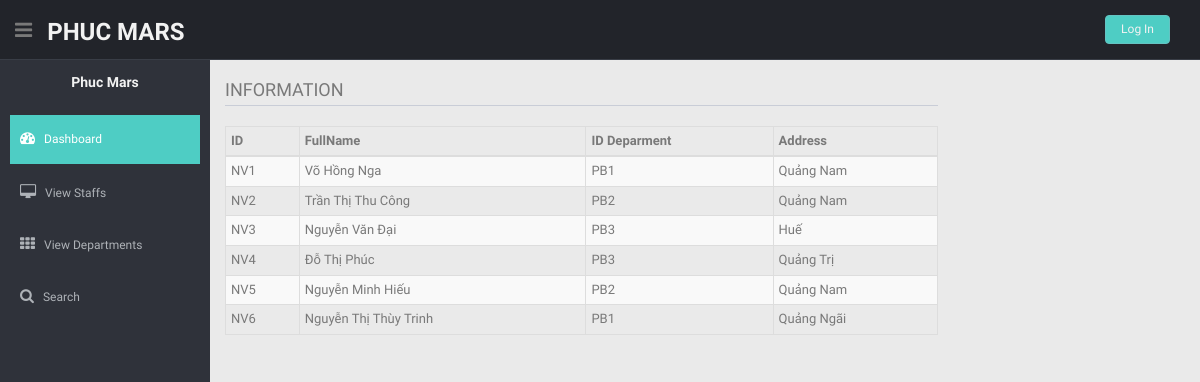
The page / on the database its author committed.
### tables this page shows
CREATE TABLE `nhanvien` (
  `IDNV` varchar(30) NOT NULL,
  `hoten` text NOT NULL,
  `IDPB` varchar(30) NOT NULL,
  `diachi` text NOT NULL
);

### index.php (the view, shortened to what this page needs)
<?php include "./includes/header.php"; ?>
<?php include "./includes/navigation.php"; ?>
<section id="main-content">
    <section class="wrapper">
        <div class="row">
            <div class="col-lg-9 main-chart">
                <div class="border-head">
                    <h3>INFORMATION</h3>
                </div>
                <table class="table table-bordered table-striped table-condensed">
                    <thead>
                        <tr>
                            <th>ID</th>
                            <th>FullName</th>
                            <th class="numeric">ID Deparment</th>
                            <th class="numeric">Address</th>
                        </tr>
                    </thead>
                    <tbody>
                        <?php
                            $link = mysqli_connect("localhost","root","")or die("Could not connect to MySql Database");
                            mysqli_select_db($link,"DULIEU");
                            mysqli_set_charset($link, 'UTF8');
                            $sql = 'SELECT *FROM nhanvien';
                            $result = mysqli_query($link,$sql);
                            while($row = mysqli_fetch_assoc($result)){
                                $idnv = $row['IDNV'];
                                $hoten = $row['hoten'];
                                $idpb = $row['IDPB'];
                                $diachi = $row['diachi'];
                                echo '<tr><td>'.$idnv.'</td><td>'.$hoten.'</td><td>'.$idpb.'</td><td>'.$diachi.'</td></tr>';
                            }
                        ?>
                    </tbody>
                </table>
            </div>
        </div>
    </section>
</section>
<?php include "./includes/footer.php"; ?>

### includes/header.php (shortened to what this page needs)
<!DOCTYPE html>
<html lang="en">
<head>
    <link href="lib/bootstrap/css/bootstrap.min.css" rel="stylesheet">
    <link href="lib/font-awesome/css/font-awesome.css" rel="stylesheet" />
    <link href="css/style.css" rel="stylesheet">
    <link href="css/style-responsive.css" rel="stylesheet">
    <link href="css/table-responsive.css" rel="stylesheet">
</head>
<body>
    <section id="container">
        <header class="header black-bg">
            <div class="sidebar-toggle-box">
                <div class="fa fa-bars tooltips" data-placement="right" data-original-title="Toggle Navigation"></div>
            </div>
            <a href="index.html" class="logo"><b>Phuc Mars</b></a>
            <div class="top-menu">
                <ul class="nav pull-right top-menu">
                    <li><a class="logout" href="login.php">Log In</a></li>
                </ul>
            </div>
        </header>

### includes/navigation.php
<aside>
    <div id="sidebar" class="nav-collapse">
        <ul class="sidebar-menu" id="nav-accordion">
            <h5 class="centered">Phuc Mars</h5>
            <li class="mt">
                <a class="active" href="index.php">
                    <i class="fa fa-dashboard"></i>
                    <span>Dashboard</span>
                </a>
            </li>
            <li class="sub-menu">
                <a href="xemthongtinNV.php">
                    <i class="fa fa-desktop"></i>
                    <span>View Staffs</span>
                </a>
            </li>
            <li class="sub-menu">
                <a href="xemthongtinPB.php">
                    <i class="fa fa-th"></i>
                    <span>View Departments</span>
                </a>
            </li>
            <li>
                <a href="timkiem.php">
                    <i class="fa fa-search"></i>
                    <span>Search</span>
                </a>
            </li>
        </ul>
    </div>
</aside>

### includes/footer.php
    <div>
        <p>copyright &copy; 2019by Phúc Mars</p>
    </div>
</section>
</body>
</html>

### css/style.css (style rules this page uses)
body { color: #797979; background: #eaeaea; font-family: 'Ruda', sans-serif; padding: 0px !important; margin: 0px !important; font-size:13px; }
ul li { list-style: none; }
a, a:hover, a:focus { text-decoration: none; outline: none; }
#container { width: 100%; height: 100%; }
.centered { text-align: center; }
.mt { margin-top: 25px; }
ul.top-menu > li > .logout { color: #f2f2f2; font-size: 12px; border-radius: 4px; -webkit-border-radius: 4px; border: 1px solid #64c3c2 !important; padding: 5px 15px; margin-right: 15px; background: #4ECDC4; margin-top: 15px; }
#sidebar { width: 210px; height: 100%; position: fixed; background: #2f323a; }
#sidebar h5 { color: #f2f2f2; font-weight: 700; }
#sidebar ul li { position: relative; }
ul.sidebar-menu , ul.sidebar-menu li ul.sub { margin: -2px 0 0; padding: 0; }
ul.sidebar-menu { margin-top: 75px; }
ul.sidebar-menu li { margin-bottom: 5px; margin-left:10px; margin-right:10px; }
ul.sidebar-menu li.sub-menu { line-height: 15px; }
ul.sidebar-menu li a span { display: inline-block; }
ul.sidebar-menu li a { color: #aeb2b7; text-decoration: none; display: block; padding: 15px 0 15px 10px; font-size: 12px; outline: none; -webkit-transition: all 0.3s ease; -moz-transition: all 0.3s ease; -o-transition: all 0.3s ease; -ms-transition: all 0.3s ease; transition: all 0.3s ease; }
ul.sidebar-menu li a.active, ul.sidebar-menu li a:hover, ul.sidebar-menu li a:focus { background: #4ECDC4; color: #fff; display: block; -webkit-transition: all 0.3s ease; -moz-transition: all 0.3s ease; -o-transition: all 0.3s ease; -ms-transition: all 0.3s ease; transition: all 0.3s ease; }
ul.sidebar-menu li a i { font-size: 15px; padding-right: 6px; }
ul.sidebar-menu li a.active i { color: #fff; }
#main-content { margin-left: 210px; }
.header, .footer { min-height: 60px; padding: 0 15px; }
.header { position: fixed; left: 0; right: 0; z-index: 1002; }
.black-bg { background: #22242a; border-bottom: 1px solid #393d46; }
.wrapper { display: inline-block; margin-top: 60px; padding-left: 15px; padding-right: 15px; padding-bottom: 15px; padding-top: 0px; width: 100%; }
a.logo { font-size: 24px; color: #f2f2f2; float: left; margin-top: 15px; text-transform: uppercase; }
a.logo b { font-weight: 900; }
#top_menu .nav > li, ul.top-menu > li { float: left; }
ul.top-menu > li > a { color: #666666; font-size: 16px; border-radius: 4px; -webkit-border-radius: 4px; border:1px solid #666666 !important; padding: 2px 6px; margin-right: 15px; }
.sidebar-toggle-box { float: left; padding-right: 15px; margin-top: 20px; }
.sidebar-toggle-box .fa-bars { cursor: pointer; display: inline-block; font-size: 20px; }
.main-chart { padding-top: 20px; }
.border-head h3 { border-bottom: 1px solid #c9cdd7; margin-top: 0; margin-bottom: 20px; padding-bottom: 5px; font-weight: normal; font-size: 18px; display: inline-block; width: 100%; font-weight: 300; }

### rows shown on the page
nhanvien: IDNV "NV1", hoten "Võ Hồng Nga", IDPB "PB1", diachi "Quảng Nam"
nhanvien: IDNV "NV2", hoten "Trần Thị Thu Công", IDPB "PB2", diachi "Quảng Nam"
nhanvien: IDNV "NV3", hoten "Nguyễn Văn Đại", IDPB "PB3", diachi "Huế"
nhanvien: IDNV "NV4", hoten "Đỗ Thị Phúc", IDPB "PB3", diachi "Quảng Trị"
nhanvien: IDNV "NV5", hoten "Nguyễn Minh Hiếu", IDPB "PB2", diachi "Quảng Nam"
nhanvien: IDNV "NV6", hoten "Nguyễn Thị Thùy Trinh", IDPB "PB1", diachi "Quảng Ngãi"
